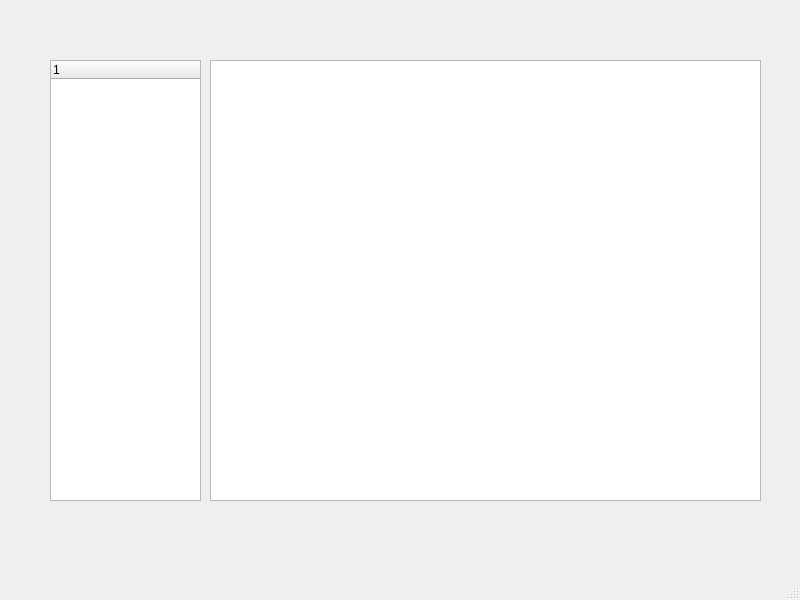
<?xml version="1.0" encoding="UTF-8"?>
<ui version="4.0">
 <class>MainWindow</class>
 <widget class="QMainWindow" name="MainWindow">
  <property name="geometry">
   <rect>
    <x>0</x>
    <y>0</y>
    <width>800</width>
    <height>600</height>
   </rect>
  </property>
  <property name="windowTitle">
   <string>MainWindow</string>
  </property>
  <widget class="QWidget" name="centralwidget">
   <widget class="QTreeWidget" name="treeWidget">
    <property name="geometry">
     <rect>
      <x>50</x>
      <y>60</y>
      <width>151</width>
      <height>441</height>
     </rect>
    </property>
    <column>
     <property name="text">
      <string notr="true">1</string>
     </property>
    </column>
   </widget>
   <widget class="QGraphicsView" name="graphicsView">
    <property name="geometry">
     <rect>
      <x>210</x>
      <y>60</y>
      <width>551</width>
      <height>441</height>
     </rect>
    </property>
   </widget>
  </widget>
  <widget class="QMenuBar" name="menubar">
   <property name="geometry">
    <rect>
     <x>0</x>
     <y>0</y>
     <width>800</width>
     <height>22</height>
    </rect>
   </property>
  </widget>
  <widget class="QStatusBar" name="statusbar"/>
 </widget>
 <resources/>
 <connections/>
</ui>
